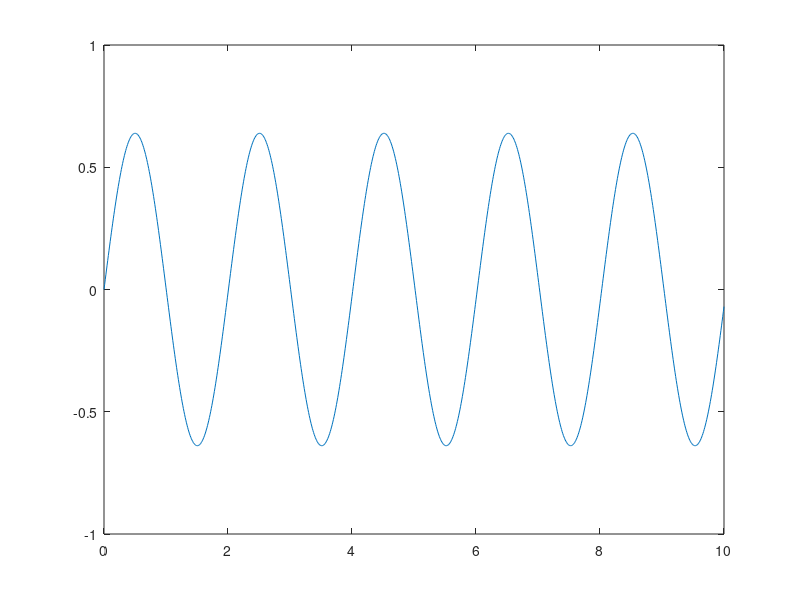

Recreate this plot in MATLAB.
function ejercicio_pendulo_diferencia_central

  ti = 0.0;
  tf = 10.0;
  dt = 0.01;
  t = ti : dt : tf;

  fi = 0.0;
  dfi = 2.0;

  g = 9.8;
  L = 1.0;

  # Calculates previous

  start_previous = fi - dt * dfi - g / L * fi * dt * dt * 0.5;

  # Precalculates constant
  c = 2.0 - dt * dt * g / L;

  y = [start_previous, fi];

  for i = 2 : length(t)
    y(i + 1) = c * y(i) - y(i - 1);
  endfor

  plot(t, y(2 : length(y)))


endfunction
